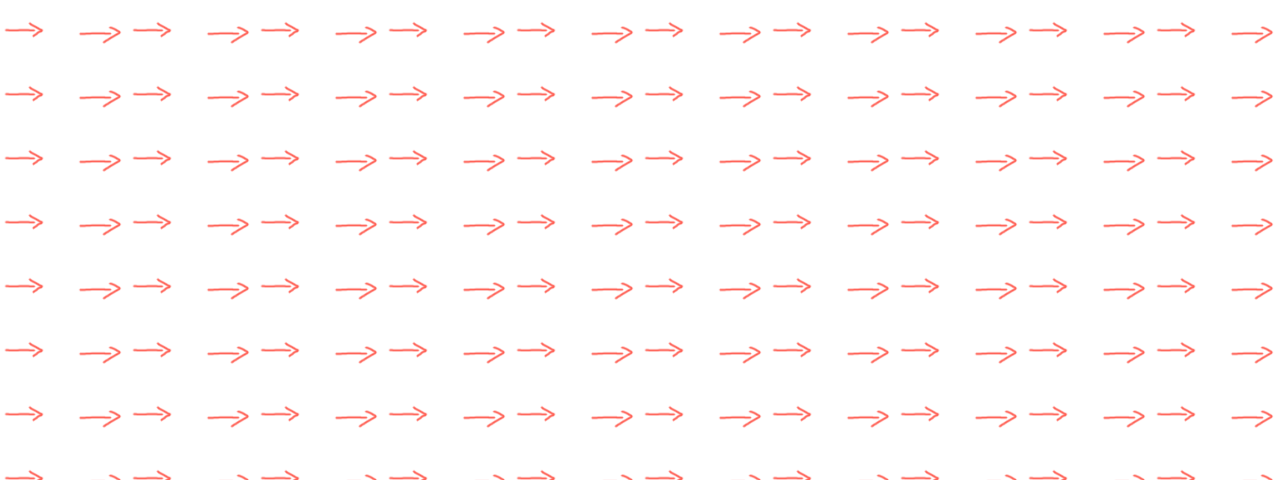

A level layout from a 2D game, rendered from its tile map. Below: a short description, then the map file with tile-grid data replaced by summaries:
An orthogonal 40x15 tile map with 32x32 px tiles, 1 tile layer (Tile Layer 1).

<map version="1.0" orientation="orthogonal" renderorder="right-down" width="40" height="15" tilewidth="32" tileheight="32">
 <tileset firstgid="1" name="spritetestright" tilewidth="32" tileheight="32">
  <image source="spritetestright.png" width="128" height="64" />
 </tileset>
 <layer name="Tile Layer 1" width="40" height="15">
  <data>[600 cells, 600 non-empty, 8 distinct tile ids]</data>
 </layer>
</map>